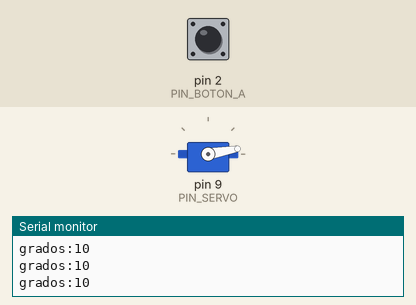
A sketch run on a simulated Arduino Uno, built with avr-gcc and run on an emulated ATmega328P. Parts: servo, the last lines printed to the serial monitor. Inputs (shaded band) come from the test bench; at power-on: pin 2 (PIN_BOTON_A) HIGH.

Above: at 1.2 s.
1.3 s: pin 2 (PIN_BOTON_A) pulled LOW for 0.15 s
At 2.3 s:
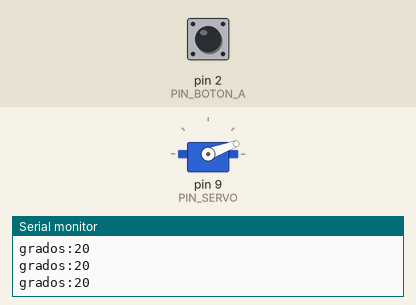
2.9 s: pin 2 (PIN_BOTON_A) pulled LOW for 1 s
At 4.7 s:
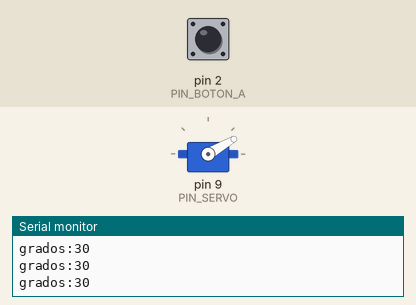
6.9 s: pin 2 (PIN_BOTON_A) pulled LOW for 0.15 s
At 8.0 s:
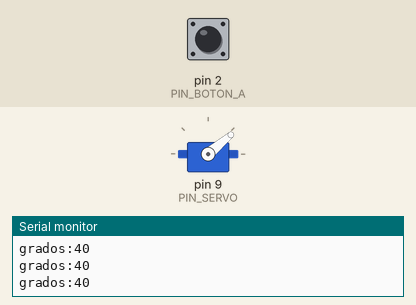
8.5 s: pin 2 (PIN_BOTON_A) pulsed LOW 5 times (0.12 s each, 0.3 s apart)
At 10.2 s:
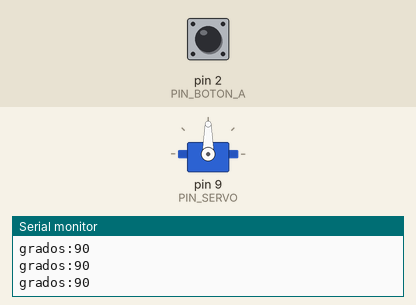
11.5 s: pin 2 (PIN_BOTON_A) pulled LOW for 3.2 s
At 15.3 s:
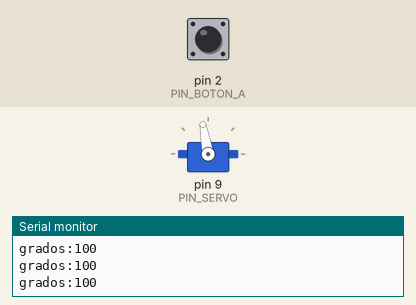
16.2 s: pin 2 (PIN_BOTON_A) pulsed LOW 2 times (0.12 s each, 0.3 s apart)
At 18.0 s:
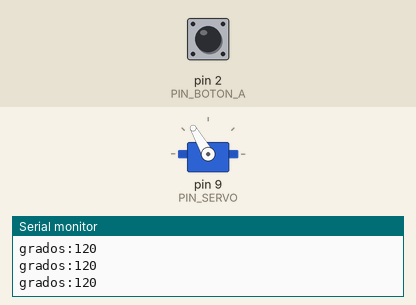
Timing chart, 0 to 19.3 s (numbered marks = the images above; inputs shaded):
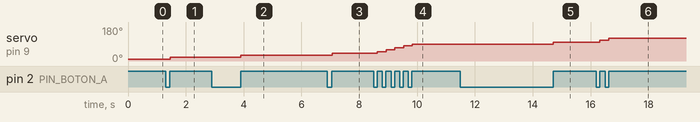

The sketch:

Ejercicio05_ServoConBoton_Julio.ino
```cpp
/*
   Ejercicio 5
   Variables locales, globales...
   Mover un servo 10 grados cada vez que pulsamos un boton.
   al llegar a 170 grados volver a 10

   sobre la base del codigo de jecrespo:
   https://github.com/jecrespo/aprendiendoarduino-Curso_Programacion_Arduino/tree/master/Ejercicio05-Ambito_Variables
*/


#include <Servo.h>

#define PIN_SERVO 9
#define PIN_BOTON_A 2

Servo miservo;

int grados = 10;  //Variable global

void setup()
{
  Serial.begin(9600);

  pinMode(PIN_BOTON_A, INPUT_PULLUP);

  miservo.attach(PIN_SERVO);
  /*
     Ahora, lo primero, colocamos el servo a 10 grados.
     porque el valor inicial de grados es 10
     y es el valor que le pasamos al servo con:
     miservo.write:
  */
  miservo.write(grados);
}

void loop()
{
  Serial.print("grados:");
  Serial.println(grados);

  /*
     Llamamos a la funcion "detectaFlanco()"
  */
  detectaFlanco();
}

void detectaFlanco()
{
  static boolean anterior_a = digitalRead(PIN_BOTON_A); //Variable local
  boolean estado_a = digitalRead(PIN_BOTON_A);  //Variable local

  if (anterior_a != estado_a)
  {
    if (estado_a == HIGH)
    { //flanco ascendente pull-up
      if (grados >= 170)
        grados = 10;
      else
        grados += 10; // grados aumenta de 10 en 10
      miservo.write(grados);
    }
    anterior_a = estado_a;
  }
}
```

Measured:
- after the input at 1.3 s, servo on pin 9 (PIN_SERVO): 10° → 20° after 0.15 s
- after the input at 2.9 s, servo on pin 9 (PIN_SERVO): 20° → 30° after 1.0 s
- after the input at 6.9 s, servo on pin 9 (PIN_SERVO): 30° → 40° after 0.16 s
- after the input at 8.5 s, servo on pin 9 (PIN_SERVO): moves from 40° to 90° over 1.2 s, starting after 0.13 s
- after the input at 11.5 s, servo on pin 9 (PIN_SERVO): 90° → 100° after 3.2 s
- after the input at 16.2 s, servo on pin 9 (PIN_SERVO): 100° → 110° after 0.12 s, → 120° 0.30 s later
